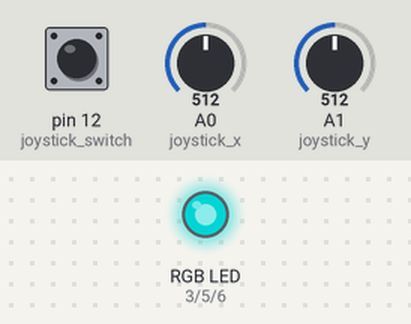
The sketch below on a simulated Arduino Uno, built with avr-gcc and run on an emulated ATmega328P. Shown: an RGB LED mixed from three pins (HIGH = lit). Inputs (shaded band) come from the test bench; at power-on: A0 (joystick_x) = 512, A1 (joystick_y) = 512, pin 12 (joystick_switch) HIGH. Dim RGB values are drawn brighter than linear.

Above: at 1.2 s.
1.3 s: A0 (joystick_x) set to 716
At 1.8 s:
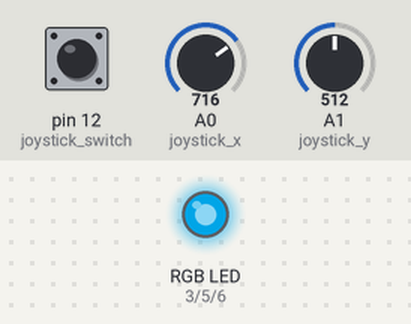
2.8 s: A1 (joystick_y) set to 716
At 3.2 s:
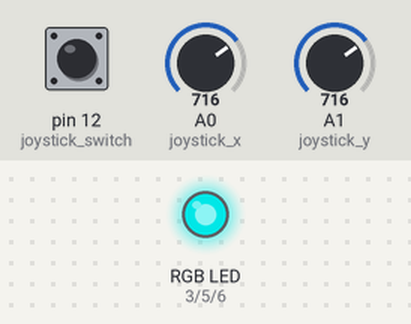
4.3 s: pin 12 (joystick_switch) pulled LOW for 0.15 s
At 4.37 s:
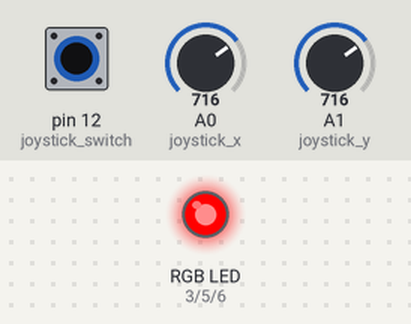
5.9 s: A0 (joystick_x) set to 900
At 6.8 s:
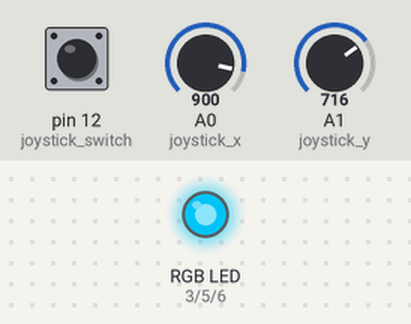
7.4 s: A1 (joystick_y) set to 900
At 7.8 s:
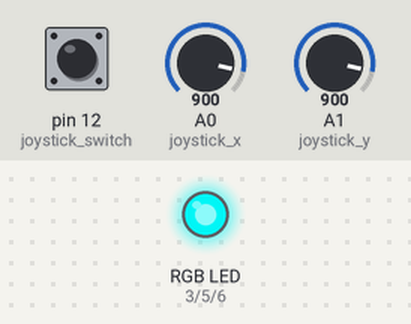
8.9 s: A0 (joystick_x) set to 511
At 10.0 s:
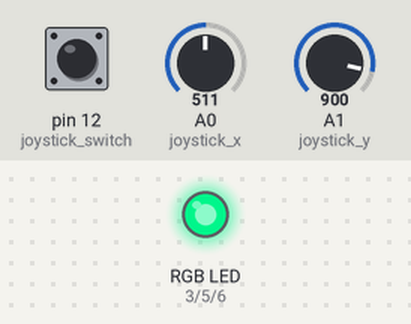
Timing chart, 0 to 11.4 s (numbered marks = the images above; inputs shaded):
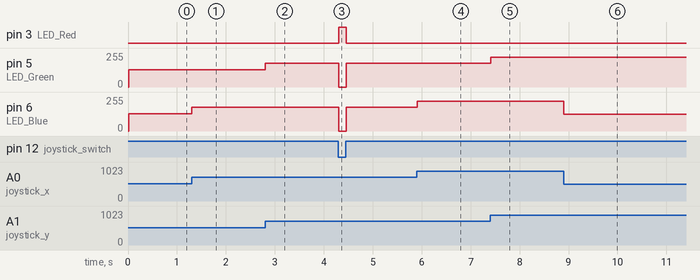

The sketch:

joystick_and_rgbLED.ino
```cpp
/*
Demonstrates the woring of Joystick module and RGB LED

By Sooraj K
*/

int joystick_x = A0;  // X-Axis movement value  Analog Input
int joystick_y = A1;  // Y-Axis movement value  Analog Input
int joystick_switch = 12;   //Push Button state

int LED_Red = 3;    //PWM Pins conneted to LED
int LED_Green = 5;
int LED_Blue = 6;

void setup() {
  pinMode(joystick_switch,INPUT_PULLUP);

  pinMode(LED_Red, OUTPUT);
  pinMode(LED_Green, OUTPUT);
  pinMode(LED_Blue, OUTPUT);
}

void loop() {
  delay(10);
  if (digitalRead(joystick_switch)) {     //if push switch is open
    RGB_LED(0,analogRead(joystick_y)/4,analogRead(joystick_x)/4);
    //analogRead() returns an integer between 0 and 1023, gives a combination of BLUE and GREEN
  }
  else {    //if push switch is closed
    RGB_LED(255,0,0);   // RED Colour
  }
}

void RGB_LED(int R, int G, int B)   //function for RGB LED
 {
  analogWrite(LED_Red, R);
  analogWrite(LED_Green, G);
  analogWrite(LED_Blue, B);
}
```

Measured:
- after the input at 1.3 s, pin 6 (LED_Blue): 128/255 → 179/255 at once
- after the input at 2.8 s, pin 5 (LED_Green): 128/255 → 179/255 at once
- after the input at 4.3 s, pin 3 (LED_Red): LOW → HIGH at once, → LOW 0.15 s later; pin 5 (LED_Green), pin 6 (LED_Blue): 179/255 → 0/255 at once, → 179/255 0.15 s later
- after the input at 5.9 s, pin 6 (LED_Blue): 179/255 → 225/255 at once
- after the input at 7.4 s, pin 5 (LED_Green): 179/255 → 225/255 at once
- after the input at 8.9 s, pin 6 (LED_Blue): 225/255 → 127/255 at once
